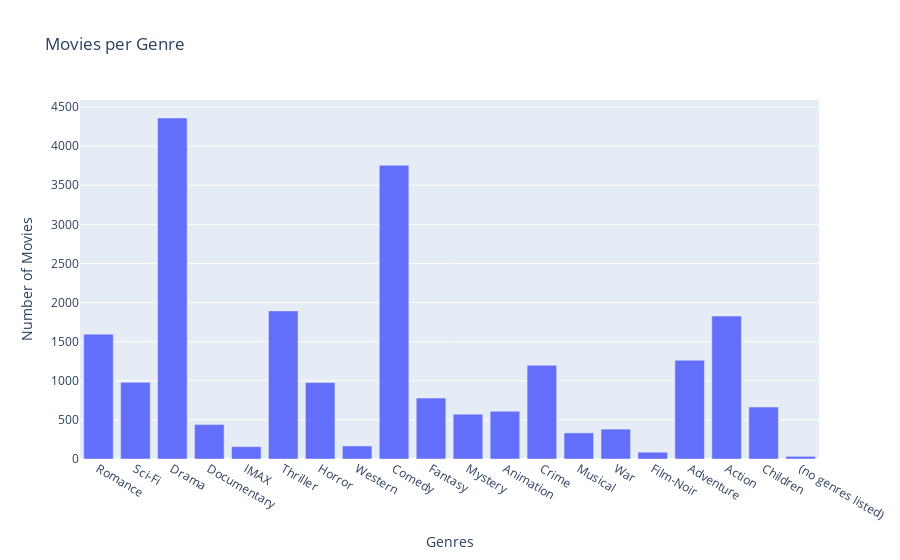

Write notebook code for a chart like this one.
### Code cell
# Preparing to add columns based on new generes
genres_dic = {j:[1 if j in i else 0 for i in combined["genres"]] for j in genres}

# python 3.7 dictionary stays same as the insertion order
# ref: https://docs.python.org/3.7/library/stdtypes.html#typesmapping
data = [go.Bar(
            x=list(genres_dic.keys()),
            y=[sum(i) for i in genres_dic.values()]
    )]
fig = go.Figure(data=data)
fig.update_layout(
    title="Movies per Genre",
    xaxis_title="Genres",
    yaxis_title="Number of Movies",
)

iplot(fig)

# Observed that there is "(no genres listed)" type - removing these as it won't be helpful
# in our analysis
del genres_dic['(no genres listed)'] 

# Adding new generes in the dataframe
for k,v in genres_dic.items():
    combined[k]=v
# Dropping rows with no genres listed
combined = combined[combined.genres != "(no genres listed)"]
# We don't need genres column anymore
del combined['genres']

### Figure 1 — Plotly figure (JSON) as saved in the notebook; plotly's stock layout.template omitted (floating-point values rounded to 4 significant figures)
{"data": [{"type": "bar", "x": ["Romance", "Sci-Fi", "Drama", "Documentary", "IMAX", "Thriller", "Horror", "Western", "Comedy", "Fantasy", "Mystery", "Animation", "Crime", "Musical", "War", "Film-Noir", "Adventure", "Action", "Children", "(no genres listed)"], "y": [1596, 980, 4361, 440, 158, 1894, 978, 167, 3756, 779, 573, 611, 1199, 334, 382, 87, 1263, 1828, 664, 34]}], "layout": {"title": {"text": "Movies per Genre"}, "xaxis": {"title": {"text": "Genres"}}, "yaxis": {"title": {"text": "Number of Movies"}}}}
